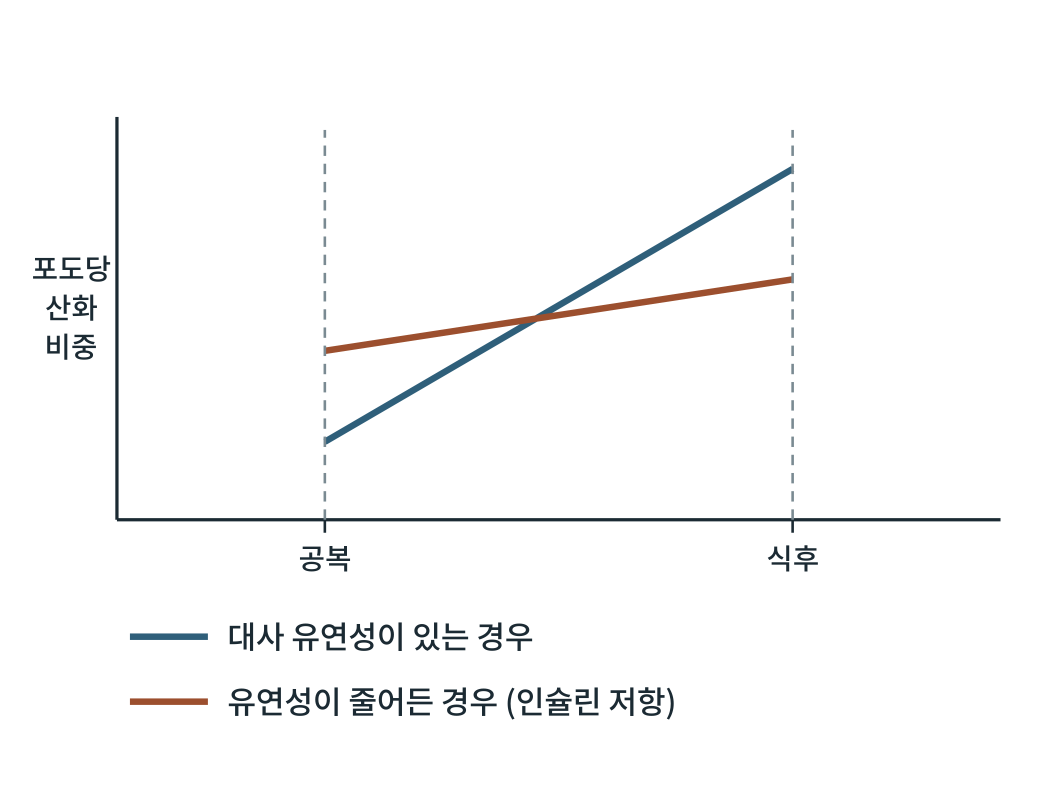
#> input picture obese2/figures2/out/그림29-1.png, 2079 x 1585 px (shown at 1/2 size)
$ python fig29-1.py
#> lines starting #> are read from the running program, lines starting #| are printed output that depends on the picture
### obese2/figures/scripts/figlib.py
# -*- coding: utf-8 -*-
"""생물·의학 대중서 그림 생성 라이브러리 (좌표 명시 SVG) — biofig_kit (원본: 「인삼과 암치유」 2026-09)

좌표계: viewBox 폭 800, 출력 폭 120mm  →  1단위 = 0.15mm = 0.425pt
  · 글자 최소 22단위(≈9.4pt).  book1.md 기준(700폭에서 18 = 8.2pt)보다 엄격하다.
  · 제목 26 이상, 수치 강조 28 이상 권장.
모든 글자의 예상 경계상자를 기록해 두었다가 save() 때
  ① 글자↔글자 겹침  ② 캔버스 밖 넘침  ③ 상자 넘침(tbox)  ④ 글자 위에 나중에 그린 불투명 도형
을 검사해 WARN에 쌓는다.  report()가 0건이어야 완성이다.

색 규칙(책 전체 통일, 흑백 인쇄에서도 명도 차로 구분):
  정상세포·일반구조 = BLUE 계열,  암세포 = WARM 계열,  면역세포 = GREEN 계열,
  인삼·진세노사이드 = GOLD 계열,  보조선·주석 = GRAY
"""
import os, math

UNIT_PT = 120.0 / 800 * 72 / 25.4
MIN_FS = 22
FONT = "'Noto Sans CJK KR',sans-serif"

INK    = '#1b2a33'
BLUE   = '#2f5f7a'; LBLUE = '#dbe7ee'; FILL = '#eef3f6'
GRAY   = '#7a8a92'; LGRAY = '#f2f4f5'; MGRAY = '#c9d1d5'
WARM   = '#9c4f2e'; LWARM = '#f3e3da'; MWARM = '#d9a48a'
GREEN  = '#3b6a4f'; LGREEN = '#e1ede5'; MGREEN = '#9cc0a9'
GOLD   = '#8a6a2c'; LGOLD = '#f3ead6'; MGOLD = '#d6bd84'
WHITE  = '#ffffff'

WARN = []


def _w(s, fs):
    """문자열 렌더링 폭 추정(단위). 한글·한자=1.0em, 영문·숫자=0.58em, 좁은 기호=0.32em"""
    t = 0.0
    for c in s:
        o = ord(c)
        if o > 0x1100 and not (0x2000 <= o <= 0x206f):
            t += 1.0
        elif c == ' ':
            t += 0.32
        elif c in 'ilj.,·|()[]:;\'"!':
            t += 0.32
        elif c in 'mwMW':
            t += 0.85
        else:
            t += 0.58
    return t * fs


def _ov(a, b):
    ix = min(a[2], b[2]) - max(a[0], b[0])
    iy = min(a[3], b[3]) - max(a[1], b[1])
    if ix <= 0 or iy <= 0:
        return 0.0
    sa = (a[2] - a[0]) * (a[3] - a[1]); sb = (b[2] - b[0]) * (b[3] - b[1])
    return ix * iy / max(1e-6, min(sa, sb))


class Fig:
    def __init__(self, name, h, w=800):
        self.name, self.w, self.h = name, w, h
        self.parts = []
        self.texts = []      # (box, s, order)
        self.shapes = []     # (box, order)  불투명 도형
        self.order = 0
        self.minfs = 999

    def _add(self, svg, box=None, opaque=False):
        self.parts.append(svg)
        if box and opaque:
            self.shapes.append((box, self.order))
        self.order += 1

    # ── 기본 도형 ──────────────────────────────────────────────
    # [17 lines left out: functions rect, circle, ellipse, not called in this run]

    def line(self, x1, y1, x2, y2, stroke=GRAY, sw=2, dash=None):
        d = f' stroke-dasharray="{dash}"' if dash else ''
        self._add(f'<line x1="{x1}" y1="{y1}" x2="{x2}" y2="{y2}" stroke="{stroke}" stroke-width="{sw}"{d}/>')

    # [10 lines left out: functions path, poly, not called in this run]

    def raw(self, svg):
        """직접 작성한 SVG 조각(겹침 검사 대상 아님 — 글자는 반드시 text()로 넣을 것)"""
        self._add(svg)

    def text(self, x, y, s, fs=24, weight=400, anchor='middle', color=INK, italic=False, check=True):
        if fs < MIN_FS:
            WARN.append(f'{self.name}: 글자 크기 {fs} < {MIN_FS} «{s[:20]}»')
            fs = MIN_FS
        self.minfs = min(self.minfs, fs)
        it = ' font-style="italic"' if italic else ''
        esc = s.replace('&', '&amp;').replace('<', '&lt;').replace('>', '&gt;')
        w = _w(s, fs)
        x0 = x - w / 2 if anchor == 'middle' else (x - w if anchor == 'end' else x)
        box = (x0, y - fs * 0.80, x0 + w, y + fs * 0.18)
        if check:
            self.texts.append((box, s, self.order))
        self._add(f'<text x="{x}" y="{y}" font-family="{FONT}" font-size="{fs}" font-weight="{weight}" '
                  f'text-anchor="{anchor}" fill="{color}"{it}>{esc}</text>')
        return box

    # [83 lines left out: functions lines, arrow, carrow, inhibit, tbox, callout and 3 more, not called in this run]

    # ── 저장 ──────────────────────────────────────────────────
    def _check(self):
        T = self.texts
        for i in range(len(T)):
            for j in range(i + 1, len(T)):
                r = _ov(T[i][0], T[j][0])
                if r > 0.06:
                    WARN.append(f'{self.name}: 글자 겹침 {r:.0%} «{T[i][1][:16]}» ↔ «{T[j][1][:16]}»')
        for box, s, o in T:
            if box[0] < 2 or box[2] > self.w - 2 or box[1] < 2 or box[3] > self.h - 2:
                WARN.append(f'{self.name}: 캔버스 넘침 «{s[:20]}» x{box[0]:.0f}~{box[2]:.0f} y{box[1]:.0f}~{box[3]:.0f}')
            for sb, so in self.shapes:
                if so > o and _ov(box, sb) > 0.25:
                    WARN.append(f'{self.name}: 글자가 나중 도형에 가려짐 «{s[:20]}»')

    def save(self, outdir):
        self._check()
        mm_h = self.h / self.w * 120
        svg = (f'<svg xmlns="http://www.w3.org/2000/svg" viewBox="0 0 {self.w} {self.h}" '
               f'width="120mm" height="{mm_h:.1f}mm">'
               f'<rect x="0" y="0" width="{self.w}" height="{self.h}" fill="#ffffff"/>'
               + ''.join(self.parts) + '</svg>')
        os.makedirs(outdir, exist_ok=True)
        open(os.path.join(outdir, self.name), 'w', encoding='utf-8').write(svg)
        return self.name, self.minfs * UNIT_PT


# [18 lines left out: functions point_in_poly, contain, not called in this run]


def report(prefix=''):
    W = [w for w in WARN if w.startswith(prefix)] if prefix else WARN
    if W:
        print(f'⚠ 경고 {len(W)}건:')
        for w in W:
            print('  ', w)
    else:
        print('✓ 겹침·넘침·글자크기 경고 0건')
    return len(W)

### obese2/figures2/scripts/fig29-1.py
# -*- coding: utf-8 -*-
import os, sys
sys.path.insert(0, os.path.dirname(os.path.abspath(__file__)))
import figlib as F
from figlib import Fig, INK, BLUE, LBLUE, GRAY, WARM, LWARM, GREEN, LGREEN, GOLD, LGOLD
here = os.path.dirname(os.path.abspath(__file__)); OUT = os.path.join(here, "..", "svg")
f = Fig('fig29-1.svg', 610)
x0, x1, yb, yt = 90, 770, 400, 90
f.line(x0, yb, x1, yb, INK, 2.5); f.line(x0, yb, x0, yt, INK, 2.5)
xa, xb = 250, 610
for x, t in ((xa, '공복'), (xb, '식후')):
    f.line(x, yb, x, yb + 10, INK, 2); f.text(x, yb + 38, t, 22, 'normal', 'middle')
f.text(55, 215, '포도당', 22, 'normal', 'middle'); f.text(55, 245, '산화', 22, 'normal', 'middle'); f.text(55, 275, '비중', 22, 'normal', 'middle')
f.line(xa, 340, xb, 130, BLUE, 5)
f.line(xa, 270, xb, 215, WARM, 5)
f.line(xa, yb, xa, 100, GRAY, 2, '8 6'); f.line(xb, yb, xb, 100, GRAY, 2, '8 6')
ly = [490, 540]
f.line(100, ly[0], 160, ly[0], BLUE, 5); f.text(175, ly[0] + 9, '대사 유연성이 있는 경우', 24, 'normal', 'start')
f.line(100, ly[1], 160, ly[1], WARM, 5); f.text(175, ly[1] + 9, '유연성이 줄어든 경우 (인슐린 저항)', 24, 'normal', 'start')
print(f.save(OUT)); F.report()
import cairosvg
from PIL import Image
o = os.path.join(here, '..', 'out')
cairosvg.svg2png(url=os.path.join(OUT, 'fig29-1.svg'), write_to=os.path.join(o, '그림29-1.png'), output_width=2079, background_color='white')
#> (this line was passed over: cairosvg is not available in this run)
Image.open(os.path.join(o, '그림29-1.png')).convert('L').save(os.path.join(o, '그림29-1-흑백.png'))
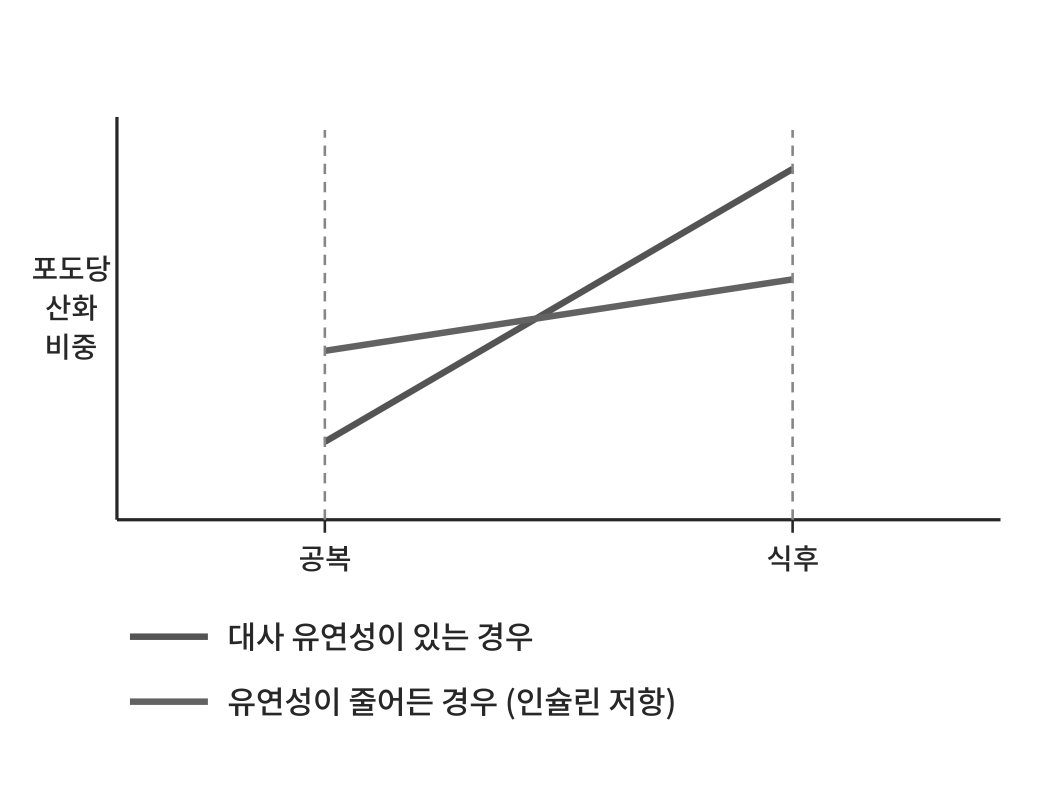
#> saved as 그림29-1-흑백.png: PIL image 2079x1585 L (shown at 1/2 size); min 39, max 255, mean 249.9

$ run again, with obese2/figures2/out/그림1-1.png copied over obese2/figures2/out/그림29-1.png
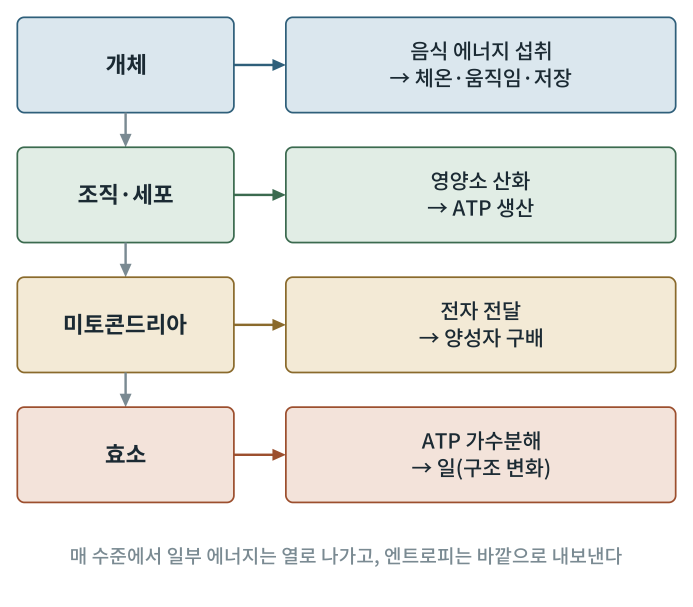
#> input picture obese2/figures2/out/그림1-1.png, 2079 x 1819 px (shown at 1/3 size)
#> `Image.open(os.path.join(o, '그림29-1.png')).convert('L').save(os.path.jo..`:
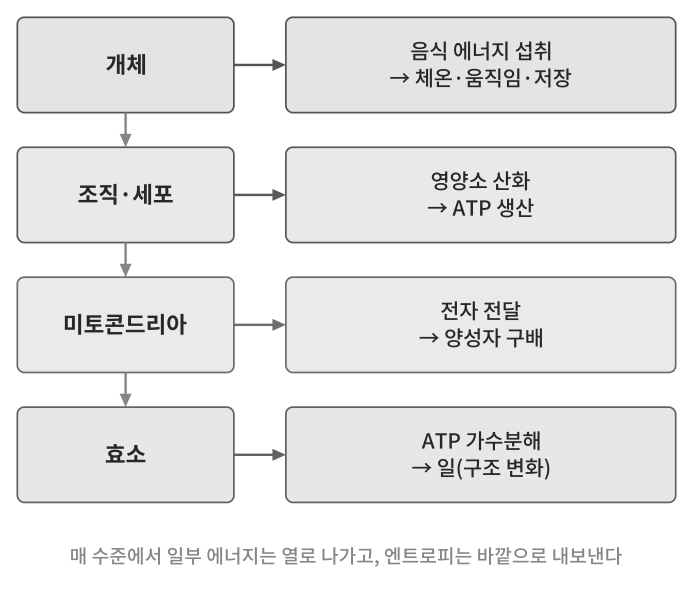
#> saved as 그림29-1-흑백.png: PIL image 2079x1819 L (shown at 1/3 size); min 39, max 255, mean 233.6

$ run again, with obese2/figures2/out/그림10-1.png copied over obese2/figures2/out/그림29-1.png
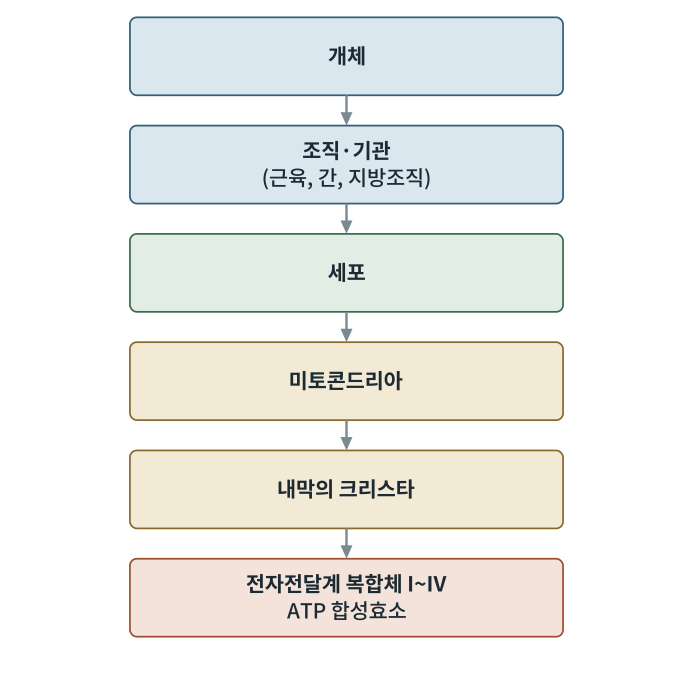
#> input picture obese2/figures2/out/그림10-1.png, 2079 x 2053 px (shown at 1/3 size)
#> `Image.open(os.path.join(o, '그림29-1.png')).convert('L').save(os.path.jo..`:
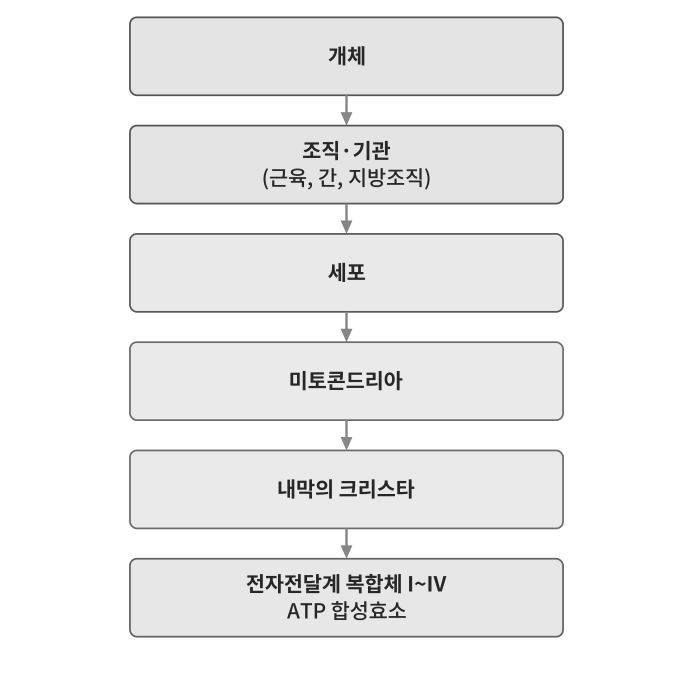
#> saved as 그림29-1-흑백.png: PIL image 2079x2053 L (shown at 1/3 size); min 39, max 255, mean 239.1

$ run again, with obese2/figures2/out/그림10-2.png copied over obese2/figures2/out/그림29-1.png
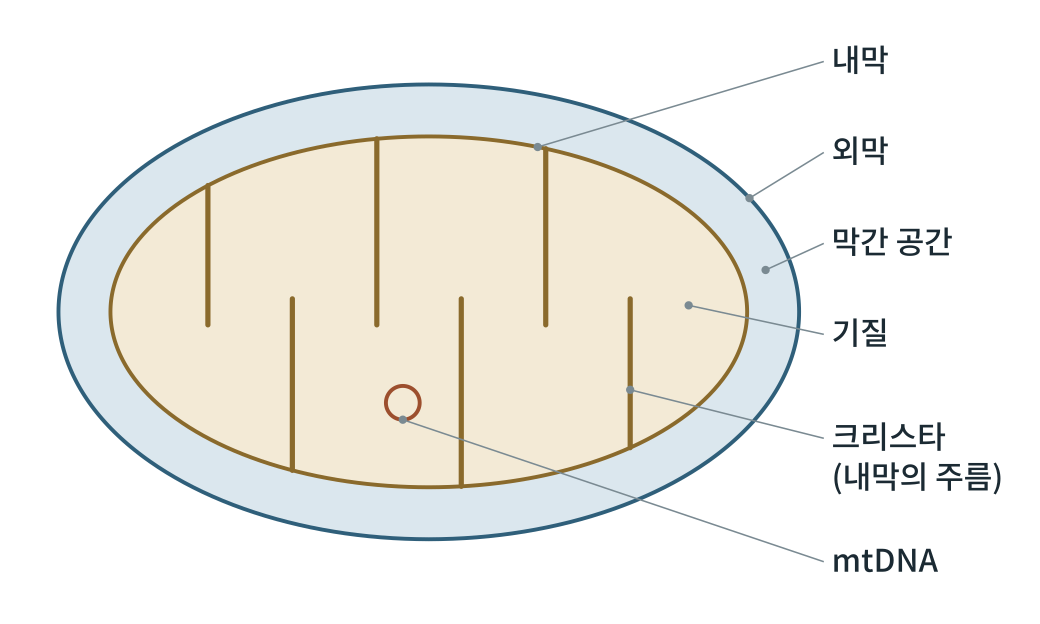
#> input picture obese2/figures2/out/그림10-2.png, 2079 x 1247 px (shown at 1/2 size)
#> `Image.open(os.path.join(o, '그림29-1.png')).convert('L').save(os.path.jo..`:
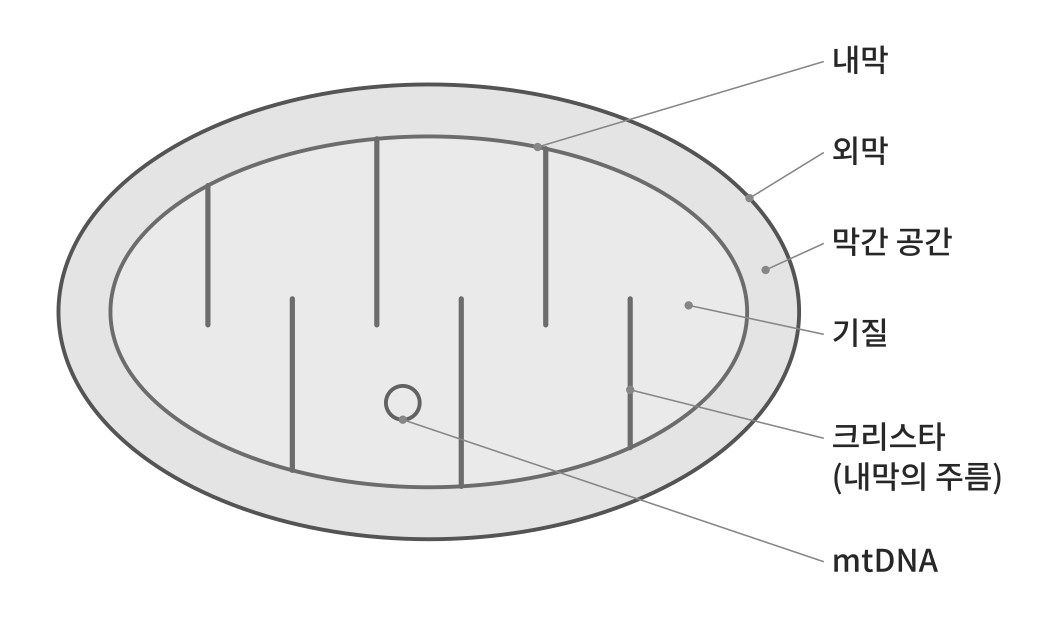
#> saved as 그림29-1-흑백.png: PIL image 2079x1247 L (shown at 1/2 size); min 39, max 255, mean 239.2
